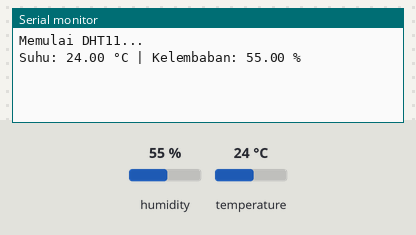
Bench run of a sketch on a simulated Arduino Uno, built with avr-gcc and run on an emulated ATmega328P. Parts: the last lines printed to the serial monitor. The inputs (shaded band) are chosen by the test bench; at power-on: humidity 55 %, temperature 24 °C.

Above: at 4.2 s.
4.3 s: humidity set to 22 %
At 7.0 s:
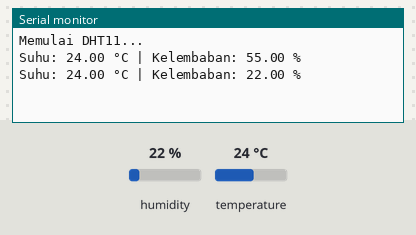
8.1 s: temperature set to 12 °C
At 10.2 s:
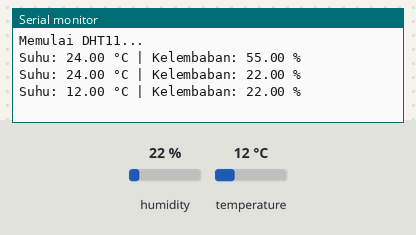
11.9 s: humidity set to 40 %
At 13.4 s:
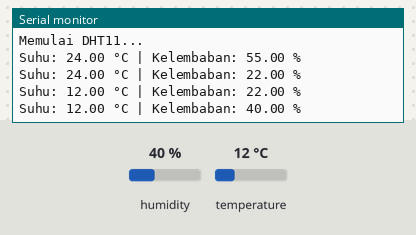
Timing chart, 0 to 14.9 s (numbered marks = the images above; inputs shaded):
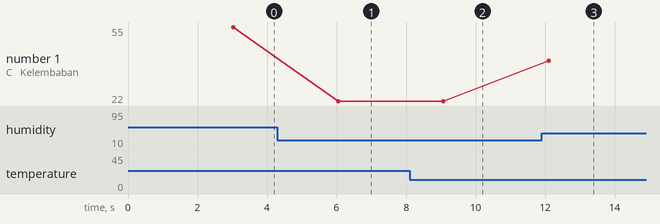

Measured:
- after the input at 4.3 s, the serial monitor: prints a new line after 1.7 s (image 1)
- after the input at 8.1 s, the serial monitor: prints a new line after 0.97 s (image 2)
- after the input at 11.9 s, the serial monitor: prints a new line after 0.20 s (image 3)
- plotted number 1: 55 → 22 after the input at 4.3 s, 22 → 40 after the input at 11.9 s

The sketch:

code.ino
```cpp
#include <DHT.h> // Memanggil library DHT untuk menggunakan sensor DHT11

#define DHTPIN 4 // Menentukan pin GPIO 4 sebagai pin data sensor DHT11
#define DHTTYPE DHT11 // Menentukan jenis sensor DHT yang digunakan, yaitu DHT11

DHT dht(DHTPIN, DHTTYPE); // Membuat objek sensor DHT dengan pin dan jenis sensor yang telah ditentukan

void setup() {
  Serial.begin(115200); // Memulai komunikasi serial dengan baud rate 115200
  delay(1000); // Memberikan jeda selama 1 detik

  Serial.println(); // Membuat baris kosong pada Serial Monitor
  Serial.println("Memulai DHT11..."); // Menampilkan informasi bahwa sensor DHT11 akan digunakan

  dht.begin(); // Menginisialisasi sensor DHT11
  delay(2000); // Memberikan jeda selama 2 detik setelah inisialisasi sensor
}

void loop() {
  float kelembaban = dht.readHumidity(); // Membaca nilai kelembaban dari sensor DHT11
  float suhu = dht.readTemperature(); // Membaca nilai suhu dari sensor DHT11

  if (isnan(kelembaban) || isnan(suhu)) { // Memeriksa apakah data kelembaban atau suhu tidak valid
    Serial.println("Gagal membaca data dari sensor DHT11!"); // Menampilkan pesan jika pembacaan sensor gagal
  } else { // Menjalankan program jika data sensor berhasil dibaca
    Serial.print("Suhu: "); // Menampilkan teks suhu pada Serial Monitor
    Serial.print(suhu); // Menampilkan nilai suhu yang terbaca
    Serial.print(" °C | Kelembaban: "); // Menampilkan satuan suhu dan teks kelembaban
    Serial.print(kelembaban); // Menampilkan nilai kelembaban yang terbaca
    Serial.println(" %"); // Menampilkan satuan persen dan berpindah ke baris berikutnya
  }

  delay(3000); // Memberikan jeda selama 3 detik sebelum pembacaan berikutnya
}
```
